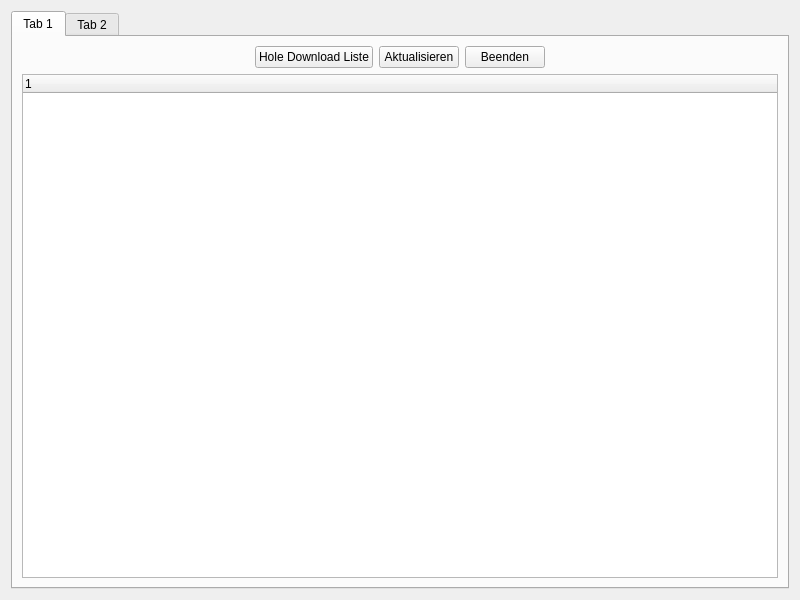
<?xml version="1.0" encoding="UTF-8"?>
<ui version="4.0">
 <class>Downloads_Widget</class>
 <widget class="QWidget" name="Downloads_Widget">
  <property name="geometry">
   <rect>
    <x>0</x>
    <y>0</y>
    <width>800</width>
    <height>600</height>
   </rect>
  </property>
  <property name="windowTitle">
   <string>Form</string>
  </property>
  <layout class="QGridLayout" name="gridLayout">
   <item row="0" column="0">
    <widget class="QTabWidget" name="tabWidget">
     <property name="currentIndex">
      <number>0</number>
     </property>
     <widget class="QWidget" name="tab">
      <attribute name="title">
       <string>Tab 1</string>
      </attribute>
      <layout class="QGridLayout" name="gridLayout_2">
       <item row="0" column="4">
        <spacer name="horizontalSpacer_2">
         <property name="orientation">
          <enum>Qt::Horizontal</enum>
         </property>
         <property name="sizeHint" stdset="0">
          <size>
           <width>40</width>
           <height>20</height>
          </size>
         </property>
        </spacer>
       </item>
       <item row="0" column="3">
        <widget class="QPushButton" name="quit_btn">
         <property name="text">
          <string>Beenden</string>
         </property>
        </widget>
       </item>
       <item row="0" column="2">
        <widget class="QPushButton" name="refresh_btn">
         <property name="text">
          <string>Aktualisieren</string>
         </property>
        </widget>
       </item>
       <item row="0" column="0">
        <spacer name="horizontalSpacer">
         <property name="orientation">
          <enum>Qt::Horizontal</enum>
         </property>
         <property name="sizeHint" stdset="0">
          <size>
           <width>40</width>
           <height>20</height>
          </size>
         </property>
        </spacer>
       </item>
       <item row="0" column="1">
        <widget class="QPushButton" name="getList_btn">
         <property name="text">
          <string>Hole Download Liste</string>
         </property>
        </widget>
       </item>
       <item row="1" column="0" colspan="5">
        <widget class="QTreeWidget" name="downloads_treew">
         <column>
          <property name="text">
           <string notr="true">1</string>
          </property>
         </column>
        </widget>
       </item>
      </layout>
     </widget>
     <widget class="QWidget" name="tab_2">
      <attribute name="title">
       <string>Tab 2</string>
      </attribute>
     </widget>
    </widget>
   </item>
  </layout>
 </widget>
 <resources/>
 <connections/>
</ui>
